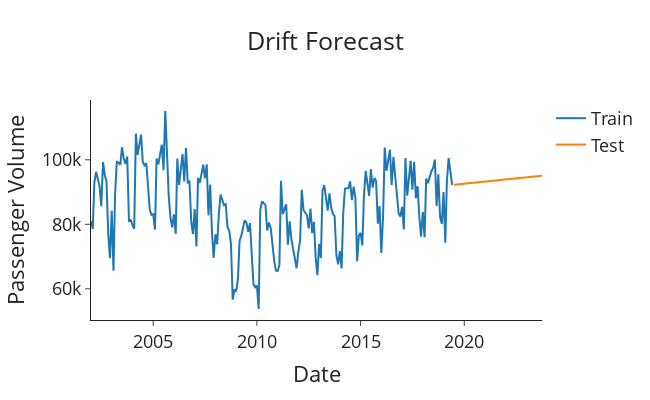

Notebook cell for this chart:
### Code cell
# Drift forecast
constant = (train['total_cars_sold'].iloc[-1] - train['total_cars_sold'].iloc[0])/(len(train)-1)
test['h'] = range(len(test))
test['drift_forecast'] = train['total_cars_sold'].iloc[-1] + test['h']*constant

plot_func(test['drift_forecast'], 'Drift Forecast')
